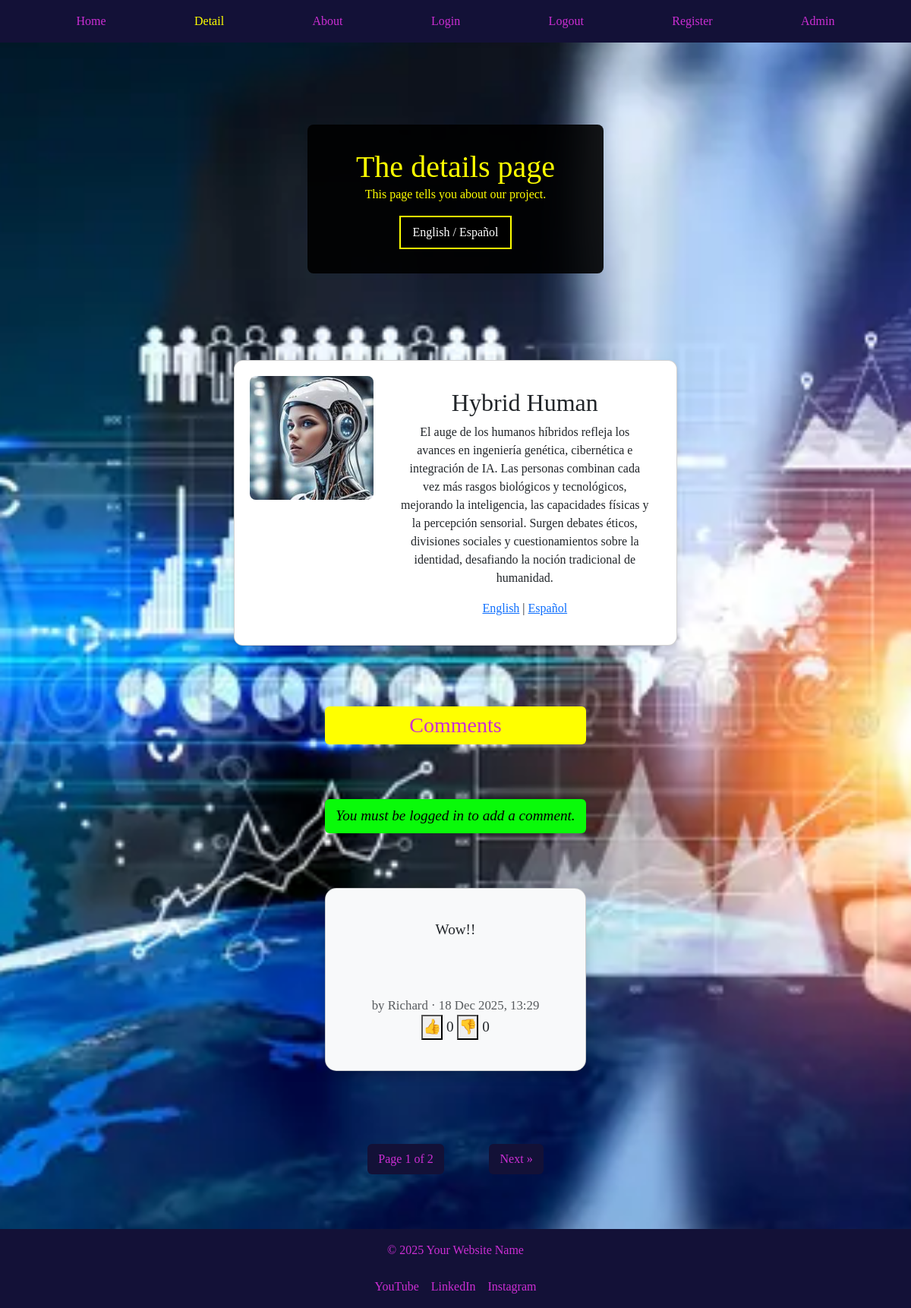
/detail/?lang=es, run on an earlier commit of the app's database.
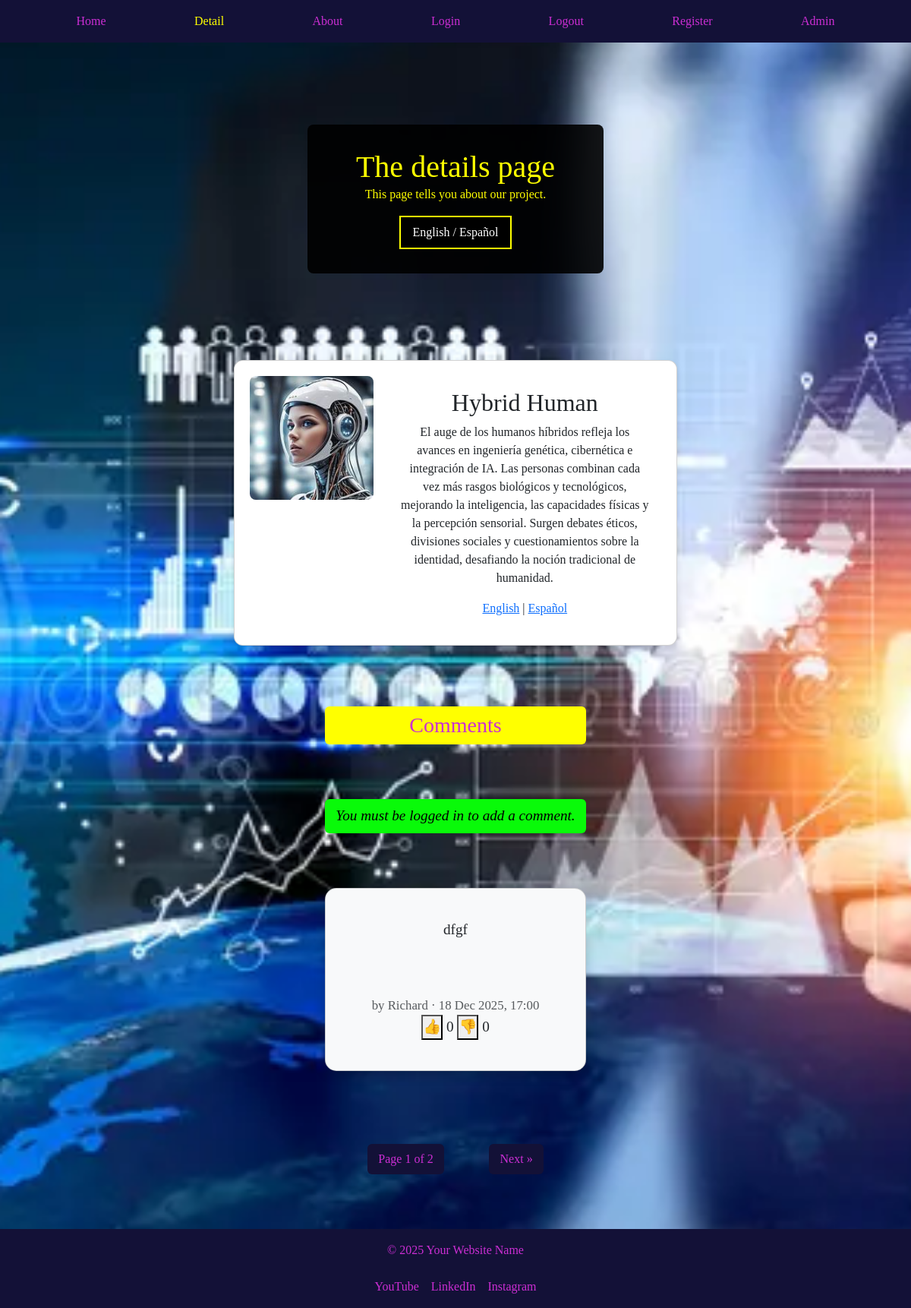
And on a later commit of the database.
### next_project/models.py (models this page shows, shortened)
class Comment(models.Model):
    CardText = models.ForeignKey(CardText, on_delete=models.CASCADE,
                                 related_name='comments')
    user = models.ForeignKey(User, on_delete=models.CASCADE)
    text = models.TextField()
    created_at = models.DateTimeField(auto_now_add=True)
    updated_at = models.DateTimeField(auto_now_add=True)

### next_project/views.py (the view, shortened to what this page needs)
# urls.py: path('detail/', views.detail_view, name='detail'),
def detail_view(request):
    lang = request.GET.get('lang', 'en')
    cards = CardText.objects.all()
    card_paginator = Paginator(cards, 1)
    card_page_number = request.GET.get('page')
    card_page_obj = card_paginator.get_page(card_page_number)
    card = card_page_obj.object_list[0] if card_page_obj.object_list else None
    if card:
        translation = card.translations.filter(language=lang).first()
        content = translation.content if translation else (
            card.content or 'Content coming soon.')
        comments_qs = Comment.objects.filter(
            CardText=card).annotate(
         like_count=Count('reactions', filter=Q(reactions__reaction='like')),
         dislike_count=Count(
             'reactions', filter=Q(reactions__reaction='dislike')),
        ).order_by('-created_at')
        comment_paginator = Paginator(comments_qs, 5)
        comment_page_number = request.GET.get('comments_page')
        comments = comment_paginator.get_page(comment_page_number)
        comment_form = CommentForm()
    context = {
        'card': card,
        'content': content,
        'page_obj': card_page_obj,
        'is_paginated': card_page_obj.has_other_pages()
        if card_page_obj else False,
        'comments': comments,
        'comment_form': comment_form,
        'active_tab': 'detail',
        'user_authenticated': request.user.is_authenticated,
    }
    return render(request, 'next_project/detail.html', context)

### next_project/templates/next_project/detail.html (shortened to what this page needs)
{% extends 'next_project/base.html' %}
{% load static %}
{% block content %}
<section class="hero">
    <div class="hero-overlay">
        <h1 class="color" data-i18n="detail_title">The details page</h1>
        <p class="color" data-i18n="detail_content">This page tells you about our project.</p>
        <button id="switch-lang">English / Español</button>
    </div>
</section>
<div class="card mb-4">
    <div class="card-image-container">
        <a href="{% url 'detail' %}">
            <img src="{% static 'images/'|add:card.image_name %}" alt="{{ card.title }}" class="card-image">
        </a>
    </div>
    <div class="card-text p-3">
        <h2 class="card-title">{{ card.title }}</h2>
        <p class="card-content">{{ content }}</p>
        <div class="lang-switch">
            <a href="{% url 'detail' %}?lang=en">English</a> |
            <a href="{% url 'detail' %}?lang=es">Español</a>
        </div>
    </div>
</div>
<section class="comments mt-4">
    <h3 id="comments">Comments</h3>
    {% if card and user.is_authenticated %}
    <button type="button" class="btn btn-primary mb-3" data-bs-toggle="modal" data-bs-target="#addCommentModal">
        Add Comment
    </button>
    <div class="modal fade" id="addCommentModal" tabindex="-1" aria-labelledby="addCommentModalLabel"
        aria-hidden="true">
        <div class="modal-dialog">
            <div class="modal-content">
                <form method="POST">
                    {% csrf_token %}
                    <div class="modal-header">
                        <h5 class="modal-title" id="addCommentModalLabel">Add Comment</h5>
                        <button type="button" id="comment-btn" class="btn-close" data-bs-dismiss="modal"></button>
                    </div>
                    <div class="modal-body">
                        {{ comment_form.as_p }}
                    </div>
                    <div class="modal-footer">
                        <button type="submit" class="btn btn-primary" name="add_comment">Submit</button>
                        <button type="button" class="btn btn-secondary" data-bs-dismiss="modal">Cancel</button>
                    </div>
                </form>
            </div>
        </div>
    </div>
    {% elif not card %}
    <p><em>No card available to comment on.</em></p>
    {% else %}
    <p id="loginforcard"><em>You must be logged in to add a comment.</em></p>
    {% endif %}
    {% for comment in comments %}
    <div class="card comment-card mb-3">
        <div class="card-body">
            <p>{{ comment.text }}</p>
            <small class="text-muted">by {{ comment.user.username }} · {{ comment.created_at|date:"d M Y, H:i"}}</small>
            <div class="reaction-bar">
                <button class="reaction-btn like-btn" data-comment-id="{{ comment.id }}" data-reaction="like"
                    type="button">
                    👍
                </button>
                <span class="like-count">
                    {{ comment.like_count }}
                </span>
                <button class="reaction-btn dislike-btn" data-comment-id="{{ comment.id }}" data-reaction="dislike"
                    type="button">
                    👎
                </button>
                <span class="dislike-count">
                    {{ comment.dislike_count }}
                </span>
            </div>
        </div>
    </div>
    {% endfor %}
</section>
<div class="pagination-container mb-4">
    <nav aria-label="Card navigation">
        <ul class="pagination justify-content-center">
            <li class="page-item disabled">
                <span class="page-link">Page {{ page_obj.number }} of {{ page_obj.paginator.num_pages }}</span>
            </li>
            {% if page_obj.has_next %}
            <li class="page-item">
                <a class="page-link" href="?page={{ page_obj.next_page_number }}">Next &raquo;</a>
            </li>
            {% endif %}
        </ul>
    </nav>
</div>
{% endblock %}

What changed in the data, as far as the page shows it:
removed Comment: text "Wow!!", user.username "Richard", created_at "18 Dec 2025, 13:29", like_count "0", dislike_count "0"
added Comment: text "dfgf", user.username "Richard", created_at "18 Dec 2025, 17:00", like_count "0", dislike_count "0"
